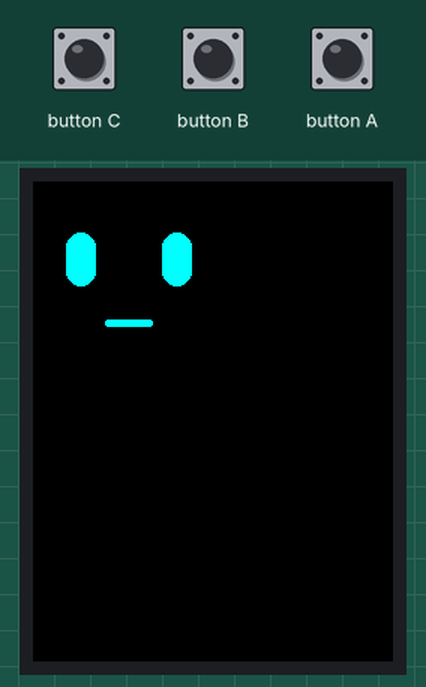
This sketch was run on a simulated ESP32-S3. Parts: 240×320 colour display. The test bench sets the inputs (shaded band). Random numbers use the default seed unless the sketch sets one.

Above: at 1.3 s.
1.4 s: button C pressed for 0.15 s
At 4.29 s:
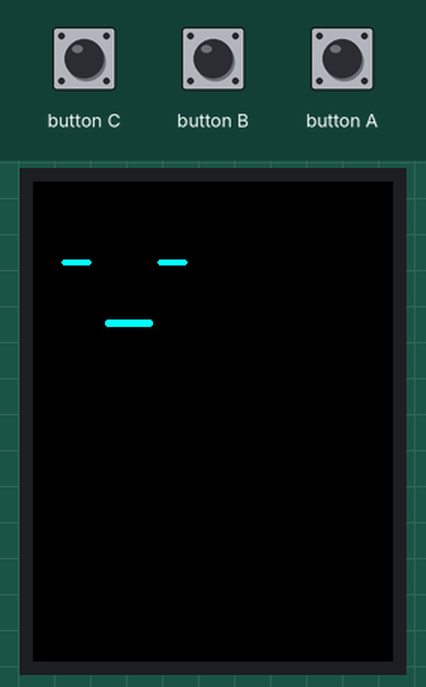
At 5.2 s:
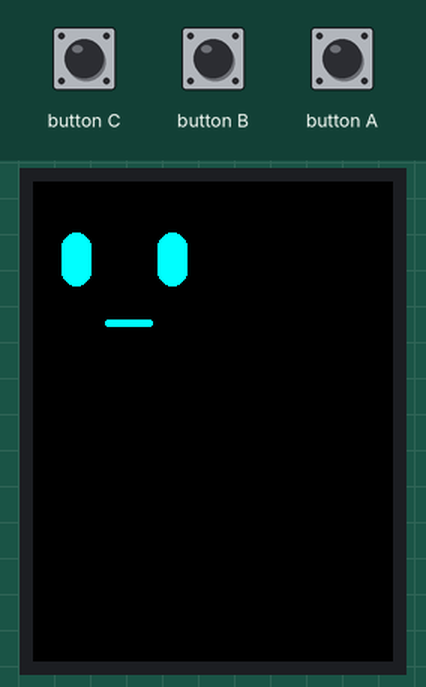
Timing chart, 0 to 6.7 s (numbered marks = the images above; inputs shaded):
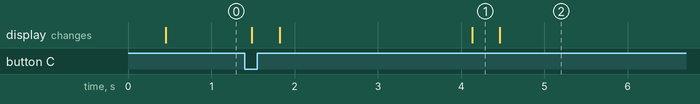

The sketch:

display.ino
```cpp
/**
 * @file display.ino
 * @author SeanKwok (shaoxiang@m5stack.com)
 * @brief M5AtomS3 Display Test
 * @version 0.1
 * @date 2023-12-13
 *
 *
 * @Hardwares: M5AtomS3
 * @Platform Version: Arduino M5Stack Board Manager v2.0.9
 * @Dependent Library:
 * M5GFX: https://github.com/m5stack/M5GFX
 * M5Unified: https://github.com/m5stack/M5Unified
 * M5AtomS3: https://github.com/m5stack/M5AtomS3
 */

#include <M5Unified.h>

int eyeOffsetX = 0;

// まばたき
bool blinking = false;
unsigned long blinkStart = 0;
unsigned long lastBlink = 0;

// 表情
enum Expression {
  NORMAL,
  HAPPY,
  SLEEPY
};

Expression face = NORMAL;

unsigned long lastAction = 0;

// =====================================
// カプセル型の目
// =====================================
void drawEye(int x, int y, int w, int h) {

  M5.Display.fillRoundRect(
    x - w / 2,
    y - h / 2,
    w,
    h,
    w / 2,
    TFT_CYAN
  );
}

// =====================================
// 顔描画
// =====================================
void drawFace() {

  M5.Display.fillScreen(TFT_BLACK);

  // -------------------------
  // 目を少し下へ（口に近づける）
  // -------------------------
  int eyeY = 52;

  // 目の間を広めに
  int leftEyeX  = 32 + eyeOffsetX;
  int rightEyeX = 96 + eyeOffsetX;

  // -------------------------
  // まばたき
  // -------------------------
  if (blinking) {

    M5.Display.fillRoundRect(
      leftEyeX - 10,
      eyeY,
      20,
      4,
      2,
      TFT_CYAN
    );

    M5.Display.fillRoundRect(
      rightEyeX - 10,
      eyeY,
      20,
      4,
      2,
      TFT_CYAN
    );
  }
  else {

    switch (face) {

      // 通常
      case NORMAL:

        drawEye(leftEyeX, eyeY, 20, 36);
        drawEye(rightEyeX, eyeY, 20, 36);

        break;

      // 喜び
      case HAPPY:

        drawEye(leftEyeX, eyeY, 20, 28);
        drawEye(rightEyeX, eyeY, 20, 28);

        break;

      // 眠い
      case SLEEPY:

        drawEye(leftEyeX, eyeY, 24, 10);
        drawEye(rightEyeX, eyeY, 24, 10);

        break;
    }
  }

  // -------------------------
  // 口
  // 長くしてロボ感アップ
  // -------------------------
  switch (face) {

    case NORMAL:

      M5.Display.fillRoundRect(
        48,
        92,
        32,
        5,
        2,
        TFT_CYAN
      );

      break;

    case HAPPY:

      M5.Display.fillRoundRect(
        44,
        92,
        40,
        7,
        3,
        TFT_CYAN
      );

      break;

    case SLEEPY:

      M5.Display.fillRoundRect(
        50,
        94,
        28,
        4,
        2,
        TFT_CYAN
      );

      break;
  }
}

// =====================================
// setup
// =====================================
void setup() {

  auto cfg = M5.config();

  M5.begin(cfg);

  M5.Display.setRotation(0);

  lastAction = millis();
}

// =====================================
// loop
// =====================================
void loop() {

  M5.update();

  unsigned long now = millis();

  // -------------------------
  // まばたき開始
  // -------------------------
  if (!blinking &&
      now - lastBlink > 4000) {

    blinking = true;

    blinkStart = now;

    lastBlink = now;

    // 少し視線移動
    eyeOffsetX = random(-3, 4);
  }

  // -------------------------
  // まばたき終了
  // -------------------------
  if (blinking &&
      now - blinkStart > 120) {

    blinking = false;
  }

  drawFace();

  delay(33);
}
```
